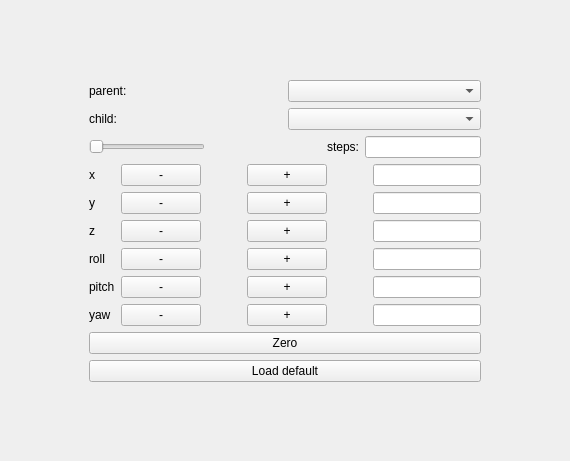
<?xml version="1.0" encoding="UTF-8"?>
<ui version="4.0">
 <class>Form</class>
 <widget class="QWidget" name="Form">
  <property name="geometry">
   <rect>
    <x>0</x>
    <y>0</y>
    <width>570</width>
    <height>461</height>
   </rect>
  </property>
  <property name="windowTitle">
   <string>Form</string>
  </property>
  <layout class="QGridLayout" name="gridLayout">
   <item row="1" column="1">
    <layout class="QVBoxLayout" name="verticalLayout_8">
     <item>
      <layout class="QVBoxLayout" name="verticalLayout_6">
       <item>
        <layout class="QHBoxLayout" name="horizontalLayout_3">
         <item>
          <widget class="QLabel" name="label">
           <property name="text">
            <string>parent:</string>
           </property>
          </widget>
         </item>
         <item>
          <widget class="QComboBox" name="comboBox_parent"/>
         </item>
        </layout>
       </item>
       <item>
        <layout class="QHBoxLayout" name="horizontalLayout_2">
         <item>
          <widget class="QLabel" name="label_2">
           <property name="text">
            <string>child:</string>
           </property>
          </widget>
         </item>
         <item>
          <widget class="QComboBox" name="comboBox_child"/>
         </item>
        </layout>
       </item>
      </layout>
     </item>
     <item>
      <layout class="QHBoxLayout" name="horizontalLayout_4">
       <item>
        <widget class="QSlider" name="steps_slider">
         <property name="orientation">
          <enum>Qt::Horizontal</enum>
         </property>
        </widget>
       </item>
       <item>
        <spacer name="horizontalSpacer_3">
         <property name="orientation">
          <enum>Qt::Horizontal</enum>
         </property>
         <property name="sizeHint" stdset="0">
          <size>
           <width>40</width>
           <height>20</height>
          </size>
         </property>
        </spacer>
       </item>
       <item>
        <widget class="QLabel" name="label_9">
         <property name="text">
          <string>steps:</string>
         </property>
        </widget>
       </item>
       <item>
        <widget class="QLineEdit" name="steps_field"/>
       </item>
      </layout>
     </item>
     <item>
      <layout class="QVBoxLayout" name="verticalLayout_7">
       <item>
        <layout class="QHBoxLayout" name="horizontalLayout">
         <item>
          <layout class="QVBoxLayout" name="verticalLayout_9">
           <item>
            <widget class="QLabel" name="label_3">
             <property name="text">
              <string>x</string>
             </property>
            </widget>
           </item>
           <item>
            <widget class="QLabel" name="label_6">
             <property name="text">
              <string>y</string>
             </property>
            </widget>
           </item>
           <item>
            <widget class="QLabel" name="label_8">
             <property name="text">
              <string>z</string>
             </property>
            </widget>
           </item>
           <item>
            <widget class="QLabel" name="label_7">
             <property name="text">
              <string>roll</string>
             </property>
            </widget>
           </item>
           <item>
            <widget class="QLabel" name="label_5">
             <property name="text">
              <string>pitch</string>
             </property>
            </widget>
           </item>
           <item>
            <widget class="QLabel" name="label_4">
             <property name="text">
              <string>yaw</string>
             </property>
            </widget>
           </item>
          </layout>
         </item>
         <item>
          <layout class="QVBoxLayout" name="verticalLayout_5">
           <item>
            <widget class="QPushButton" name="x_minus">
             <property name="text">
              <string>-</string>
             </property>
            </widget>
           </item>
           <item>
            <widget class="QPushButton" name="y_minus">
             <property name="text">
              <string>-</string>
             </property>
            </widget>
           </item>
           <item>
            <widget class="QPushButton" name="z_minus">
             <property name="text">
              <string>-</string>
             </property>
            </widget>
           </item>
           <item>
            <widget class="QPushButton" name="roll_minus">
             <property name="text">
              <string>-</string>
             </property>
            </widget>
           </item>
           <item>
            <widget class="QPushButton" name="pitch_minus">
             <property name="text">
              <string>-</string>
             </property>
            </widget>
           </item>
           <item>
            <widget class="QPushButton" name="yaw_minus">
             <property name="text">
              <string>-</string>
             </property>
            </widget>
           </item>
          </layout>
         </item>
         <item>
          <spacer name="horizontalSpacer">
           <property name="orientation">
            <enum>Qt::Horizontal</enum>
           </property>
           <property name="sizeHint" stdset="0">
            <size>
             <width>40</width>
             <height>20</height>
            </size>
           </property>
          </spacer>
         </item>
         <item>
          <layout class="QVBoxLayout" name="verticalLayout_3">
           <item>
            <widget class="QPushButton" name="x_plus">
             <property name="text">
              <string>+</string>
             </property>
            </widget>
           </item>
           <item>
            <widget class="QPushButton" name="y_plus">
             <property name="text">
              <string>+</string>
             </property>
            </widget>
           </item>
           <item>
            <widget class="QPushButton" name="z_plus">
             <property name="text">
              <string>+</string>
             </property>
            </widget>
           </item>
           <item>
            <widget class="QPushButton" name="roll_plus">
             <property name="text">
              <string>+</string>
             </property>
            </widget>
           </item>
           <item>
            <widget class="QPushButton" name="pitch_plus">
             <property name="text">
              <string>+</string>
             </property>
            </widget>
           </item>
           <item>
            <widget class="QPushButton" name="yaw_plus">
             <property name="text">
              <string>+</string>
             </property>
            </widget>
           </item>
          </layout>
         </item>
         <item>
          <spacer name="horizontalSpacer_2">
           <property name="orientation">
            <enum>Qt::Horizontal</enum>
           </property>
           <property name="sizeHint" stdset="0">
            <size>
             <width>40</width>
             <height>20</height>
            </size>
           </property>
          </spacer>
         </item>
         <item>
          <layout class="QVBoxLayout" name="verticalLayout_4">
           <item>
            <widget class="QLineEdit" name="x_field"/>
           </item>
           <item>
            <widget class="QLineEdit" name="y_field"/>
           </item>
           <item>
            <widget class="QLineEdit" name="z_field"/>
           </item>
           <item>
            <widget class="QLineEdit" name="roll_field"/>
           </item>
           <item>
            <widget class="QLineEdit" name="pitch_field"/>
           </item>
           <item>
            <widget class="QLineEdit" name="yaw_field"/>
           </item>
          </layout>
         </item>
        </layout>
       </item>
       <item>
        <widget class="QPushButton" name="zero_button">
         <property name="text">
          <string>Zero</string>
         </property>
        </widget>
       </item>
       <item>
        <widget class="QPushButton" name="load_default_button">
         <property name="text">
          <string>Load default</string>
         </property>
        </widget>
       </item>
      </layout>
     </item>
    </layout>
   </item>
   <item row="1" column="2">
    <spacer name="horizontalSpacer_5">
     <property name="orientation">
      <enum>Qt::Horizontal</enum>
     </property>
     <property name="sizeHint" stdset="0">
      <size>
       <width>40</width>
       <height>20</height>
      </size>
     </property>
    </spacer>
   </item>
   <item row="0" column="1">
    <spacer name="verticalSpacer">
     <property name="orientation">
      <enum>Qt::Vertical</enum>
     </property>
     <property name="sizeHint" stdset="0">
      <size>
       <width>20</width>
       <height>40</height>
      </size>
     </property>
    </spacer>
   </item>
   <item row="1" column="0">
    <spacer name="horizontalSpacer_4">
     <property name="orientation">
      <enum>Qt::Horizontal</enum>
     </property>
     <property name="sizeHint" stdset="0">
      <size>
       <width>40</width>
       <height>20</height>
      </size>
     </property>
    </spacer>
   </item>
   <item row="2" column="1">
    <spacer name="verticalSpacer_2">
     <property name="orientation">
      <enum>Qt::Vertical</enum>
     </property>
     <property name="sizeHint" stdset="0">
      <size>
       <width>20</width>
       <height>40</height>
      </size>
     </property>
    </spacer>
   </item>
  </layout>
 </widget>
 <resources/>
 <connections/>
</ui>
